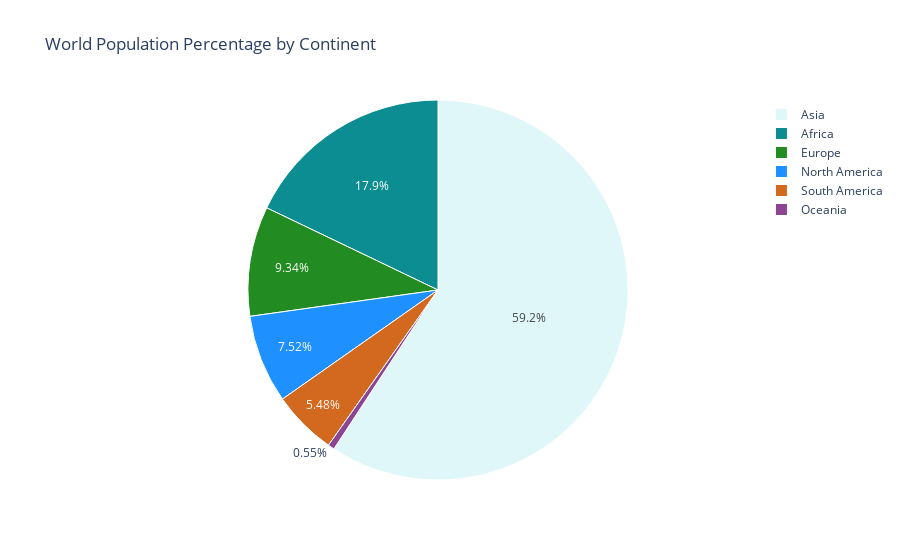

The notebook cell saved with this chart:
### Code cell
# Create the pie chart
fig = go.Figure(data=[go.Pie(labels=continent_population_percentage['Continent'], values=continent_population_percentage['World Population Percentage'])])

# Update layout
fig.update_layout(
    title='World Population Percentage by Continent',
    template='plotly',
    paper_bgcolor='rgba(255,255,255,0)',  # Set the paper background color to transparent
    plot_bgcolor='rgba(255,255,255,0)'    # Set the plot background color to transparent
)

# Update pie colors
fig.update_traces(marker=dict(colors=custom_palette, line=dict(color='#FFFFFF', width=1)))

# Show the plot
fig.show()

### Figure 1 — Plotly figure (JSON) as saved in the notebook; plotly's stock layout.template omitted (floating-point values rounded to 4 significant figures)
{"data": [{"labels": ["Africa", "Asia", "Europe", "North America", "Oceania", "South America"], "values": [17.87, 59.19, 9.33, 7.51, 0.55, 5.48], "type": "pie", "marker": {"line": {"color": "#FFFFFF", "width": 1}, "colors": ["#0b8d91", "#e0f7fa", "#228b22", "#1e90ff", "#8B4593", "#D2691E", "#DAA920", "#556B2F"]}}], "layout": {"title": {"text": "World Population Percentage by Continent"}, "paper_bgcolor": "rgba(255,255,255,0)", "plot_bgcolor": "rgba(255,255,255,0)"}}
